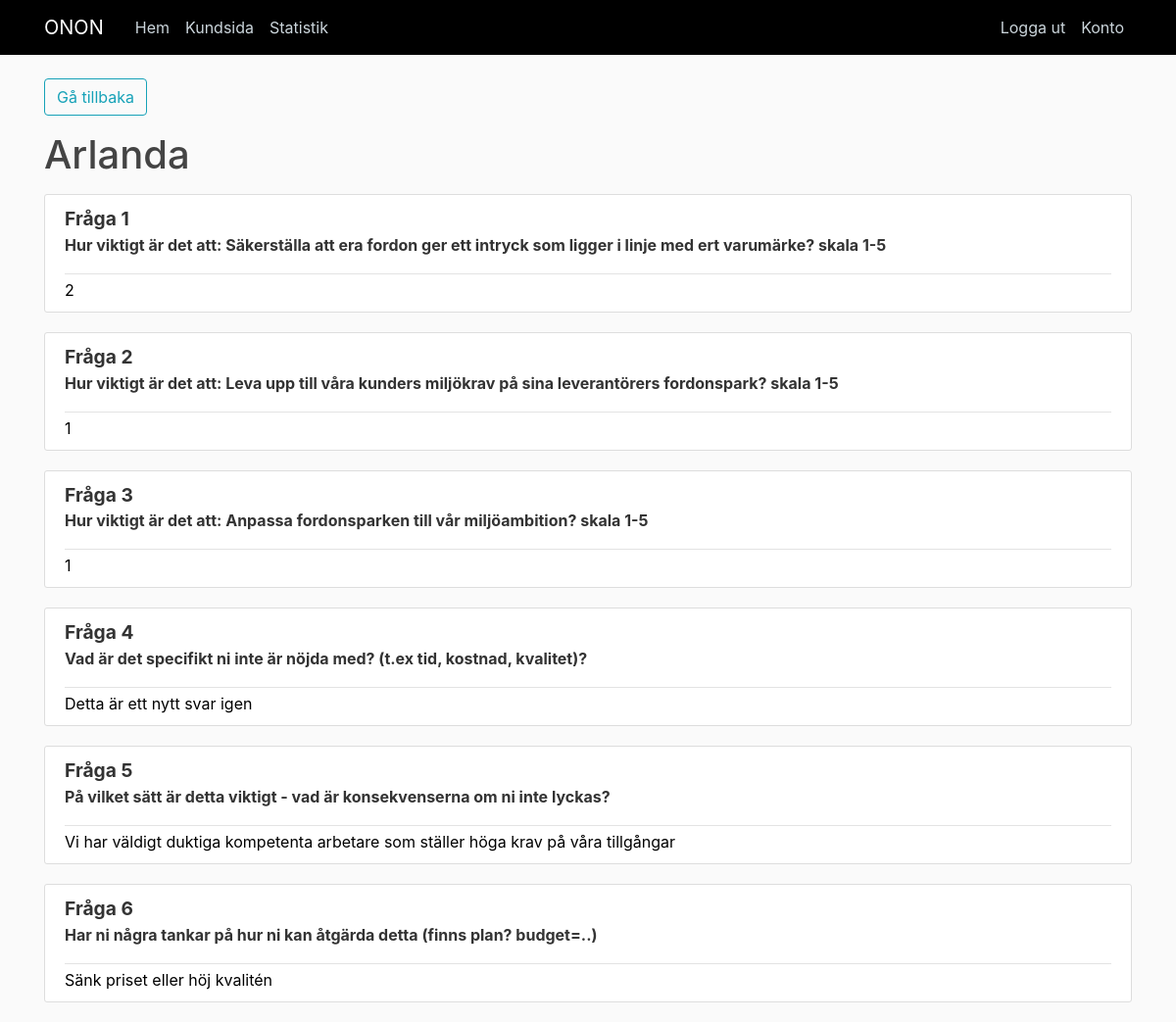
Screenshot of /kund/Arlanda (signed in) with the database file from the repository.
### app/models.py (models this page shows, shortened)
class Responses(db.Model, UserMixin):
	response_id = db.Column(db.Integer, primary_key=True)
	timestamp = db.Column(db.String(20))
	date = db.Column(db.String(10))
	afNum = db.Column(db.String(150))
	creator = db.Column(db.String(20))
	custOrgNum = db.Column(db.String(15), unique=True)
	custCompName = db.Column(db.String(20))
	custCompContact = db.Column(db.String(20))
	custCompEmail = db.Column(db.String(20))
	custCompPhone = db.String(db.String(15))
	q1 = db.Column(db.Integer)	#1-5
	q2 = db.Column(db.Integer)	#1-5
	q3 = db.Column(db.Integer)	#1-5
	q4 = db.Column(db.String(150))	#Öppen
	q5 = db.Column(db.String(150))	#Öppen
	q6 = db.Column(db.String(150))	#Öppen
	q7 = db.Column(db.String(150))
	q8 = db.Column(db.String(150))
	q9 = db.Column(db.String(150))
	q10 = db.Column(db.String(150))
	q11 = db.Column(db.String(150))
	q11_1 = db.Column(db.String(150))
	q12 = db.Column(db.String(150))
	q13 = db.Column(db.String(150))
	q14 = db.Column(db.String(150))
	q15 = db.Column(db.String(150))
	q16 = db.Column(db.String(150))
	q17 = db.Column(db.String(150))
	q18 = db.Column(db.String(150))
	q19 = db.Column(db.String(150))
	q20 = db.Column(db.String(150))
	q21 = db.Column(db.String(150))
	q22 = db.Column(db.String(150))
	q23 = db.Column(db.String(150))
	q24 = db.Column(db.String(150))
	q25 = db.Column(db.String(150))
	q26 = db.Column(db.String(150))
	q27 = db.Column(db.String(150))
	q28 = db.Column(db.String(150))
	q29 = db.Column(db.String(150))
	q30 = db.Column(db.String(150))
	q31 = db.Column(db.String(150))
	q32 = db.Column(db.String(150))
	q33 = db.Column(db.String(150))
	q34 = db.Column(db.String(150))
	q35 = db.Column(db.String(150))
	q36 = db.Column(db.String(150))
	q37 = db.Column(db.String(150))
	q38 = db.Column(db.String(150))
	q39 = db.Column(db.String(150))
	q40 = db.Column(db.String(150))
	q41 = db.Column(db.String(150))
	q42 = db.Column(db.String(150))
	q43 = db.Column(db.String(150))
	q44 = db.Column(db.String(150))
	q45 = db.Column(db.String(150))
	q46 = db.Column(db.String(150))
	q47 = db.Column(db.String(150))
	q48 = db.Column(db.String(150))
	q49 = db.Column(db.String(150))
	q50 = db.Column(db.String(150))
	q51 = db.Column(db.String(150))
	q52 = db.Column(db.String(150))
	q53 = db.Column(db.String(150))
	q54 = db.Column(db.String(150))
	q55 = db.Column(db.String(150))
	q56 = db.Column(db.String(150))
	q57 = db.Column(db.String(150))
	q58 = db.Column(db.String(150))
	q59 = db.Column(db.String(150))
	q60 = db.Column(db.String(150))
	q61 = db.Column(db.String(150))
	q62 = db.Column(db.String(150))
	q63 = db.Column(db.String(150))
	q64 = db.Column(db.String(150))
	q65 = db.Column(db.String(150))
	q66 = db.Column(db.String(150))
	q67 = db.Column(db.String(150))
	q68 = db.Column(db.String(150))
	q69 = db.Column(db.String(150))
	q70 = db.Column(db.String(150))
	q71 = db.Column(db.String(150))
	q72 = db.Column(db.String(150))
	q73 = db.Column(db.String(150))
	q74 = db.Column(db.String(150))
	q75 = db.Column(db.String(150))
	q76 = db.Column(db.String(150))
	q77 = db.Column(db.String(150))
	q78 = db.Column(db.String(150))
	q79 = db.Column(db.String(150))
	q80 = db.Column(db.String(150))
	q81 = db.Column(db.String(150))
	q82 = db.Column(db.String(150))
	q83 = db.Column(db.String(150))
	q84 = db.Column(db.String(150))
	q85 = db.Column(db.String(150))
	q86 = db.Column(db.String(150))
	q87 = db.Column(db.String(150))
	q88 = db.Column(db.String(150))
	q89 = db.Column(db.String(150))
	q90 = db.Column(db.String(150))
	q91 = db.Column(db.String(150))
	q92 = db.Column(db.String(150))
	q93 = db.Column(db.String(150))
	q94 = db.Column(db.String(150))
	q95 = db.Column(db.String(150))
	q96 = db.Column(db.String(150))
	q97 = db.Column(db.String(150))
	q98 = db.Column(db.String(150))
	q99 = db.Column(db.String(150))
	q100 = db.Column(db.String(150))
	q101 = db.Column(db.String(150))
	q102 = db.Column(db.String(150))
	q103 = db.Column(db.String(150))
	q104 = db.Column(db.String(150))
	q105 = db.Column(db.String(150))
	q106 = db.Column(db.String(150))
	q107 = db.Column(db.String(150))
	q108 = db.Column(db.String(150))
	q109 = db.Column(db.String(150))
	q110 = db.Column(db.String(150))
	q111 = db.Column(db.String(150))
	q112 = db.Column(db.String(150))
	q113 = db.Column(db.String(150))
	q114 = db.Column(db.String(150))
	q115 = db.Column(db.String(150))
	q116 = db.Column(db.String(150))
	q117 = db.Column(db.String(150))
	q118 = db.Column(db.String(150))
	q119 = db.Column(db.String(150))
	q120 = db.Column(db.String(150))
	q121 = db.Column(db.String(150))
	q122 = db.Column(db.String(150))
	q123 = db.Column(db.String(150))
	q124 = db.Column(db.String(150))
	q125 = db.Column(db.String(150))
	q126 = db.Column(db.String(150))
	q127 = db.Column(db.String(150))
	q128 = db.Column(db.String(150))
	def return_responses(self):
		return [
			self.q1,
			self.q2,
			self.q3,
			self.q4,
			self.q5,
			self.q6
		]

### app/routes.py (the view)
@app.route("/kund/<company>")
@login_required
def responses(company):
	responses = Responses.query.filter_by(custCompName=company).first() # Hämtar response kopplat till företaget man klickat på
	return render_template('responses.html', title=company, resObject=responses, responses=responses.return_responses(), questions=Questions) # Renderar responses.html, res = dict med svar, Questions = hårkodad dict med respektive fråga, form=Responseform som är skapad i Forms.py

### app/models.py (called while the page is built)
@login_manager.user_loader
def load_user(user_id):
	return User.query.get(int(user_id))

### app/templates/responses.html (shortened to what this page needs)
{% extends "layout.html" %}
{% block content %}
<button onclick="window.history.back()" class="btn btn-outline-info">Gå tillbaka</button>
<h1>{{resObject.custCompName}}</h1>
{% for i in range(6) %}
	<article class="media content-section">
	  <div class="media-body">
	    <div class="article-metadata">
			<b><big>Fråga {{ i+1 }}</big>
			  <p>{{ questions[i] }}</p></b>
	    </div>
	    <a href="{{resObject.response_id}}/q{{i+1}}">{{ responses[i] }}</a>
	  </div>
	</article>
{% endfor %}
{% endblock content%}

### app/templates/layout.html (shortened to what this page needs)
<html>
<head>
    <link rel="stylesheet" href="https://maxcdn.bootstrapcdn.com/bootstrap/4.0.0/css/bootstrap.min.css">
    <link rel="stylesheet" type="text/css" href="{{ url_for('static', filename='main.css') }}">
</head>
<body>
	<header class="site-header">
	  <nav class="navbar navbar-expand-md navbar-dark bg-steel fixed-top">
	    <div class="container">
	      <a class="navbar-brand mr-4" href="/">ONON</a>
	      <div class="collapse navbar-collapse" id="navbarToggle">
	        <div class="navbar-nav mr-auto">
	          <a class="nav-item nav-link" href="{{ url_for('home') }}">Hem</a>
	          <a class="nav-item nav-link" href="{{ url_for('kund') }}">Kundsida</a>
	          <a class="nav-item nav-link" href="{{ url_for('statistics') }}">Statistik</a>
	        </div>
	        <div class="navbar-nav">
	        	{% if current_user.is_authenticated %}
	        		<a class="nav-item nav-link" href="{{ url_for('logout') }}">Logga ut</a>
	        		<a class="nav-item nav-link" href="{{ url_for('account') }}">Konto</a>
	        	{% else %}
	        		<a class="nav-item nav-link" href="{{ url_for('login') }}">Logga in</a>
	          		<a class="nav-item nav-link" href="{{ url_for('register') }}">Registrera</a>
	        	{% endif %}
	        </div>
	      </div>
	    </div>
	  </nav>
	</header>
	<main role="main" class="container">
	  <div class="row">
	    <div class="col-md-12">
	    	{% block content %}{% endblock %}
	    </div>
	  </div>
	</main>
</body>
</html>

### app/static/main.css (style rules this page uses)
body { background: #fafafa; color: #333333; margin-top: 5rem; }
h1, h2, h3, h4, h5, h6 { color: #444444; }
.bg-steel { background-color: #000000; }
.site-header .navbar-nav .nav-link { color: #cbd5db; }
.content-section { background: #ffffff; padding: 10px 20px; border: 1px solid #dddddd; border-radius: 3px; margin-bottom: 20px; }
.article-metadata { padding-bottom: 1px; margin-bottom: 4px; border-bottom: 1px solid #e3e3e3 }

### app/templates/responses.html (style rules this page uses)
a { color: black; }

### rows the page displays
Responses: custCompName "Arlanda", q4 "Detta är ett nytt svar igen" "Vi har väldigt duktiga kompetenta arbetare som ställer höga krav på våra tillgångar" "Sänk priset eller höj kvalitén"

### other values shown
{{ i+1 }} "1" "2" "3" "4" "5" "6"
{{ questions[i] }} "Hur viktigt är det att: Säkerställa att era fordon ger ett intryck som ligger i linje med ert varumärke? skala 1-5" "Hur viktigt är det att: Leva upp till våra kunders miljökrav på sina leverantörers fordonspark? skala 1-5" "Hur viktigt är det att: Anpassa fordonsparken till vår miljöambition? skala 1-5" "Vad är det specifikt ni inte är nöjda med? (t.ex tid, kostnad, kvalitet)?" "På vilket sätt är detta viktigt - vad är konsekvenserna om ni inte lyckas?" "Har ni några tankar på hur ni kan åtgärda detta (finns plan? budget=..)"
{{ responses[i] }} "2" "1" "1"
